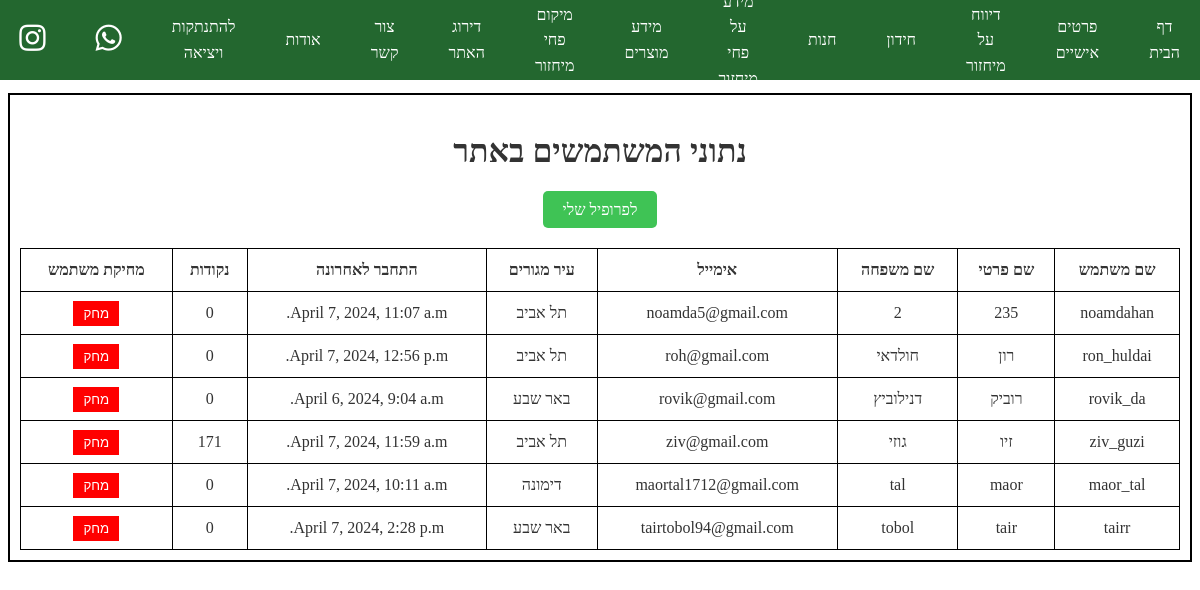
/website/data_user/ (signed in), run on an earlier commit of the app's database.
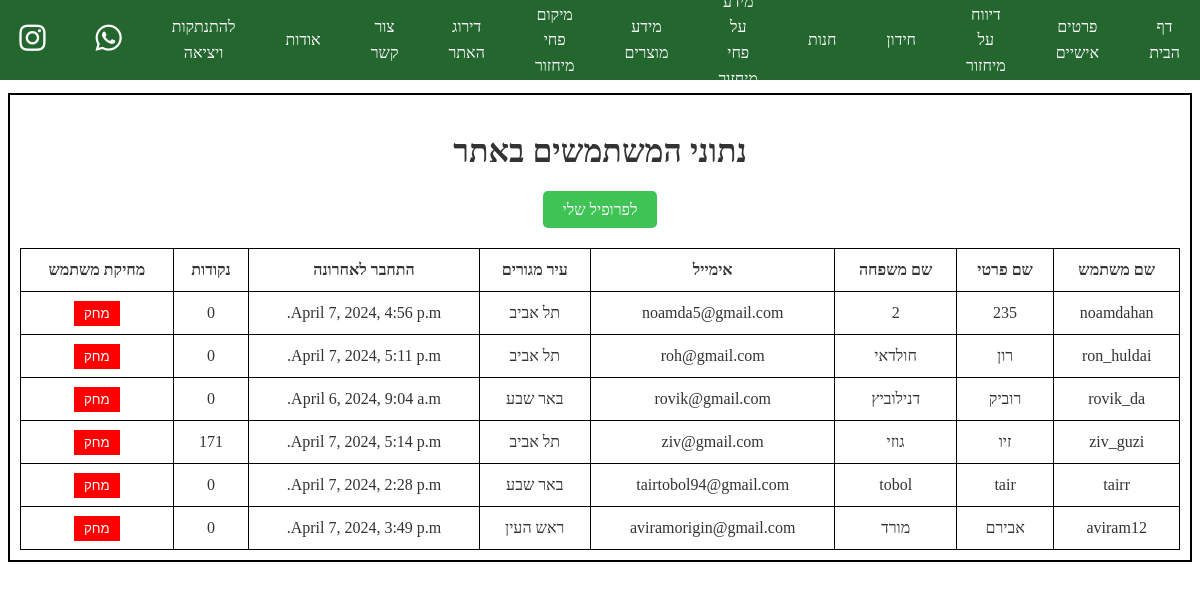
And on a later commit of the database.
### website/models.py (models this page shows)
class User(AbstractUser):
	first_name = models.CharField(max_length=50)
	last_name = models.CharField(max_length=50)
	email = models.EmailField(max_length=100, unique=True)
	USER_TYPE_CHOICES = (
		(0, 'Private'),
		(1, 'Corporation')
	)
	user_type = models.SmallIntegerField(default=0, choices=USER_TYPE_CHOICES)
	location = models.CharField(max_length=50)
	comp_num = models.PositiveIntegerField(blank=True, null=True)
	points = models.PositiveIntegerField(default=0)
	class Meta:
		app_label = 'website'
		verbose_name = 'User'
		verbose_name_plural = 'Users'

### website/views.py (the view)
# urls.py: path('data_user/', views.data_user, name='data_user'),
@login_required
def data_user(request):
    loginuser = request.user
    checkadmin = loginuser.is_superuser
    usertype = loginuser.user_type
    userID = loginuser.id
    userLocation = loginuser.location
    if checkadmin:
        usertype = "a"
    recycling_data = User.objects.all()  # ניגשנו לשדה בתוך שדה עם __
    context = {
        'userType': usertype,
        'recycling_data': recycling_data,
    }
    return render(request, 'data_user.html', context)

### website/templates/data_user.html (shortened to what this page needs)
{% extends "master.html" %}
{% load static %}
{% block extra_css %}
<link rel="stylesheet" href="{% static 'css/styles.css' %}">
<link rel="stylesheet" href="{% static 'css/master.css' %}">
<link rel="stylesheet" href="{% static 'css/data_user.css' %}">
{% endblock %}
{% block content %}
<h1>נתוני המשתמשים באתר</h1>
<div class="map-container">
    <h1>נתוני המשתמשים באתר</h1>
    <div class="profile-link">
        <a href="{% url 'userform' %}">לפרופיל שלי</a>
    </div>
    <br>
    <table>
        <tr>
            <th>שם משתמש</th>
            <th>שם פרטי</th>
            <th>שם משפחה</th>
            <th>אימייל</th>
            <th>עיר מגורים</th>
            <th>התחבר לאחרונה</th>
            <th>נקודות</th>
            <th>מחיקת משתמש</th>
        </tr>
        {% for p in recycling_data %}
        <tr>
            <td>{{ p.username }}</td>
            <td>{{ p.first_name }}</td>
            <td>{{ p.last_name }}</td>
            <td>{{ p.email }}</td>
            <td>{{ p.location }}</td>
            <td>{{ p.last_login }}</td>
            <td>{{ p.points }}</td>
            <td>
                <form method="post" action="{% url 'delete_user' p.id %}">
                    <button type="submit" onclick="showAlertAndRedirect(event)">מחק</button>
                </form>
            </td>
        </tr>
        {% endfor %}
    </table>
</div>
{% endblock %}

What changed in the data, as far as the page shows it:
removed User: username "maor_tal", first_name "maor", last_name "tal", email "maortal1712@gmail.com", location "דימונה", last_login "April 7, 2024, 10:11 a.m.", points "0"
changed User "noamdahan": last_login "April 7, 2024, 11:07 a.m." → "April 7, 2024, 4:56 p.m."
changed User "ron_huldai": last_login "April 7, 2024, 12:56 p.m." → "April 7, 2024, 5:11 p.m."
changed User "ziv_guzi": last_login "April 7, 2024, 11:59 a.m." → "April 7, 2024, 5:14 p.m."
added User: username "aviram12", first_name "אבירם", last_name "מורד", email "aviramorigin@gmail.com", location "ראש העין", last_login "April 7, 2024, 3:49 p.m.", points "0"
